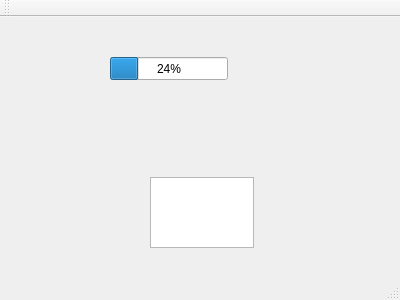
<?xml version="1.0" encoding="UTF-8"?>
<ui version="4.0">
 <class>MainWindow</class>
 <widget class="QMainWindow" name="MainWindow">
  <property name="geometry">
   <rect>
    <x>0</x>
    <y>0</y>
    <width>400</width>
    <height>300</height>
   </rect>
  </property>
  <property name="windowTitle">
   <string>MainWindow</string>
  </property>
  <widget class="QWidget" name="centralWidget">
   <widget class="QProgressBar" name="ReaderInitProgressBar">
    <property name="geometry">
     <rect>
      <x>110</x>
      <y>40</y>
      <width>118</width>
      <height>23</height>
     </rect>
    </property>
    <property name="value">
     <number>24</number>
    </property>
   </widget>
   <widget class="QTextEdit" name="textEdit">
    <property name="geometry">
     <rect>
      <x>150</x>
      <y>160</y>
      <width>104</width>
      <height>71</height>
     </rect>
    </property>
   </widget>
  </widget>
  <widget class="QMenuBar" name="menuBar">
   <property name="geometry">
    <rect>
     <x>0</x>
     <y>0</y>
     <width>400</width>
     <height>21</height>
    </rect>
   </property>
  </widget>
  <widget class="QToolBar" name="mainToolBar">
   <attribute name="toolBarArea">
    <enum>TopToolBarArea</enum>
   </attribute>
   <attribute name="toolBarBreak">
    <bool>false</bool>
   </attribute>
  </widget>
  <widget class="QStatusBar" name="statusBar"/>
 </widget>
 <layoutdefault spacing="6" margin="11"/>
 <resources/>
 <connections/>
</ui>
